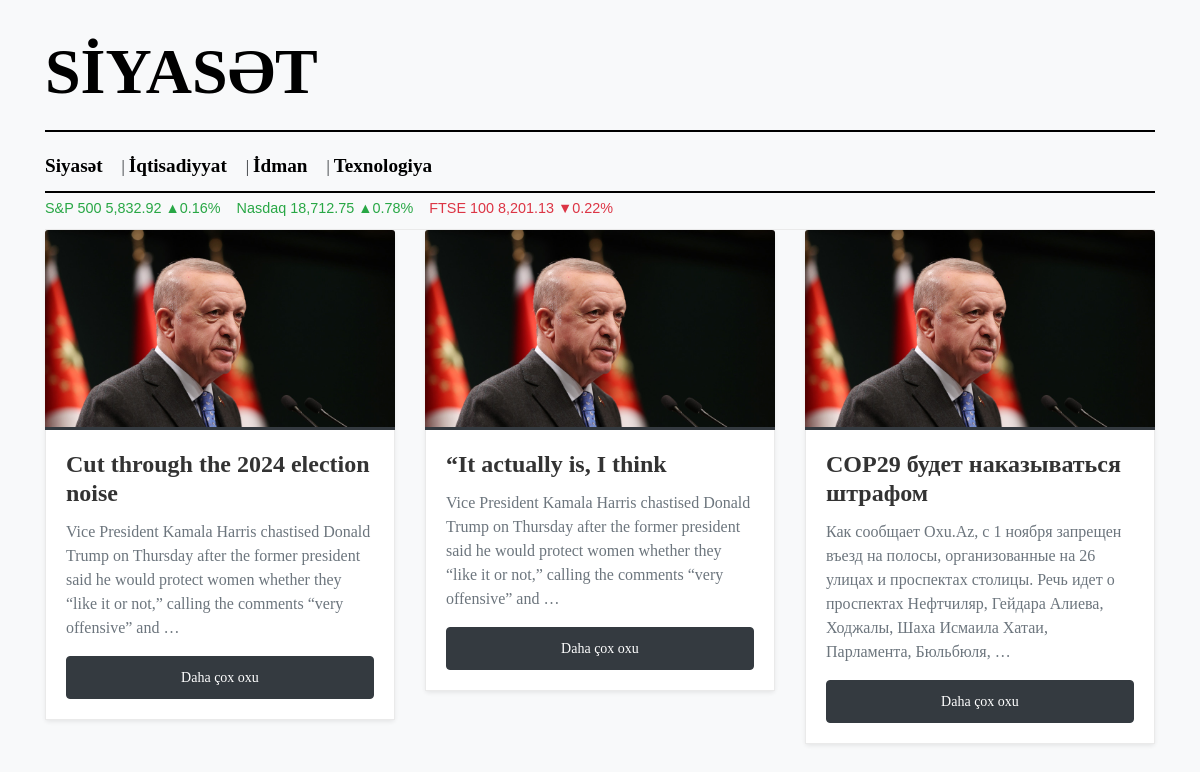
/siyaset/, run on the app's committed database.
### haber/models.py (models this page shows, shortened)
class Haber(models.Model):
    kategori = models.ForeignKey(Kategori, on_delete=models.CASCADE, related_name='haberler')
    baslik = models.CharField(max_length=200)
    on_bilgi = models.CharField(max_length=300, blank=True, null=True)  # Yeni ön bilgi alanı
    icerik = models.TextField()
    yayinlanma_tarihi = models.DateTimeField(auto_now_add=True)
    yazar = models.CharField(max_length=100)
    resim = models.ImageField(upload_to='haber_resimleri/', blank=True, null=True)
    gosterim_sayisi = models.IntegerField(default=0)  # Görüntülenme sayısı alanı

### haber/views.py (the view)
# urls.py: path('siyaset/', siyasat_sayfasi, name='siyaset_sayfasi'),  # Siyasət səhifəsi
def siyasat_sayfasi(request):
    siyasat_haberler = Haber.objects.filter(kategori__isim="Siyasət").order_by('-yayinlanma_tarihi')
    return render(request, 'haber/siyaset.html', {'siyasat_haberler': siyasat_haberler})

### haber/templates/haber/siyaset.html (shortened to what this page needs)
<!DOCTYPE html>
<html lang="tr">
<head>
    <link rel="stylesheet" href="https://stackpath.bootstrapcdn.com/bootstrap/4.5.2/css/bootstrap.min.css">
</head>
<body>
<div class="container mt-4">
    <div class="header-title">
        Siyasət
    </div>
    <div class="menu-links">
        <a href="{% url 'siyaset_sayfasi' %}">Siyasət</a> |
        <a href="{% url 'ekonomiya_sayfasi' %}">İqtisadiyyat</a> |
        <a href="{% url 'idman_sayfasi' %}">İdman</a> |
        <a href="{% url 'texnologiya_sayfasi' %}">Texnologiya</a>
    </div>
    <div class="d-flex market-data">
        <div class="mr-3 text-success">S&P 500 5,832.92 ▲0.16%</div>
        <div class="mr-3 text-success">Nasdaq 18,712.75 ▲0.78%</div>
        <div class="text-danger">FTSE 100 8,201.13 ▼0.22%</div>
    </div>
    <div class="row">
        {% for haber in siyasat_haberler %}
        <div class="col-md-4 mb-4">
            <div class="card shadow-sm">
                {% if haber.resim %}
                <img src="{{ haber.resim.url }}" class="card-img-top" alt="{{ haber.baslik }}">
                {% endif %}
                <div class="card-body">
                    <h5 class="card-title">{{ haber.baslik }}</h5>
                    <p class="card-text">{{ haber.icerik|truncatewords:30 }}</p>
                    <a href="{% url 'haber_detay' haber.pk %}" class="btn btn-primary btn-block">Daha çox oxu</a>
                </div>
            </div>
        </div>
        {% empty %}
        <p>Bu kateqoriyada xəbər yoxdur.</p>
        {% endfor %}
    </div>
</div>
</body>
</html>

### haber/templates/haber/siyaset.html (style rules this page uses)
body { background-color: #f8f9fa; font-family: 'Georgia', serif; }
.menu-links { margin-top: 10px; border-bottom: 2px solid #000; padding-bottom: 10px; }
.menu-links a { font-size: 1.2rem; font-weight: bold; margin-right: 15px; color: #000; text-decoration: none; }
.market-data { font-size: 0.9rem; margin-top: 5px; border-bottom: 1px solid #eaeaea; padding-bottom: 10px; font-family: 'Arial', sans-serif; }
.market-data .text-success { margin-right: 15px; }
.market-data .text-danger { margin-right: 15px; }
.card { transition: transform 0.3s ease; border: none; margin-bottom: 30px; }
.card-img-top { height: 200px; object-fit: cover; border-bottom: 3px solid #343a40; }
.card-body { padding: 20px; background-color: #ffffff; border: 1px solid #eaeaea; border-top: none; }
.card-title { font-family: 'Georgia', serif; font-size: 1.5rem; font-weight: bold; color: #333; }
.card-text { font-size: 1rem; color: #6c757d; }
.btn-primary { background-color: #343a40; border-color: #343a40; font-size: 0.875rem; padding: 10px 20px; }
.header-title { font-size: 4rem; font-weight: bold; text-align: left; margin-bottom: 20px; text-transform: uppercase; color: #000; border-bottom: 2px solid #000; padding-bottom: 10px; }

### data on the page
Haber: resim (picture), baslik "Cut through the 2024 election noise", icerik "Vice President Kamala Harris chastised Donald Trump on Thursday after the former president said he would protect women whether they “like it or not,” calling the comments “very offensive” and …"
Haber: resim (picture), baslik "“It actually is, I think", icerik "Vice President Kamala Harris chastised Donald Trump on Thursday after the former president said he would protect women whether they “like it or not,” calling the comments “very offensive” and …"
Haber: resim (picture), baslik "COP29 будет наказываться штрафом", icerik "Как сообщает Oxu.Az, с 1 ноября запрещен въезд на полосы, организованные на 26 улицах и проспектах столицы. Речь идет о проспектах Нефтчиляр, Гейдара Алиева, Ходжалы, Шаха Исмаила Хатаи, Парламента, Бюльбюля, …"
